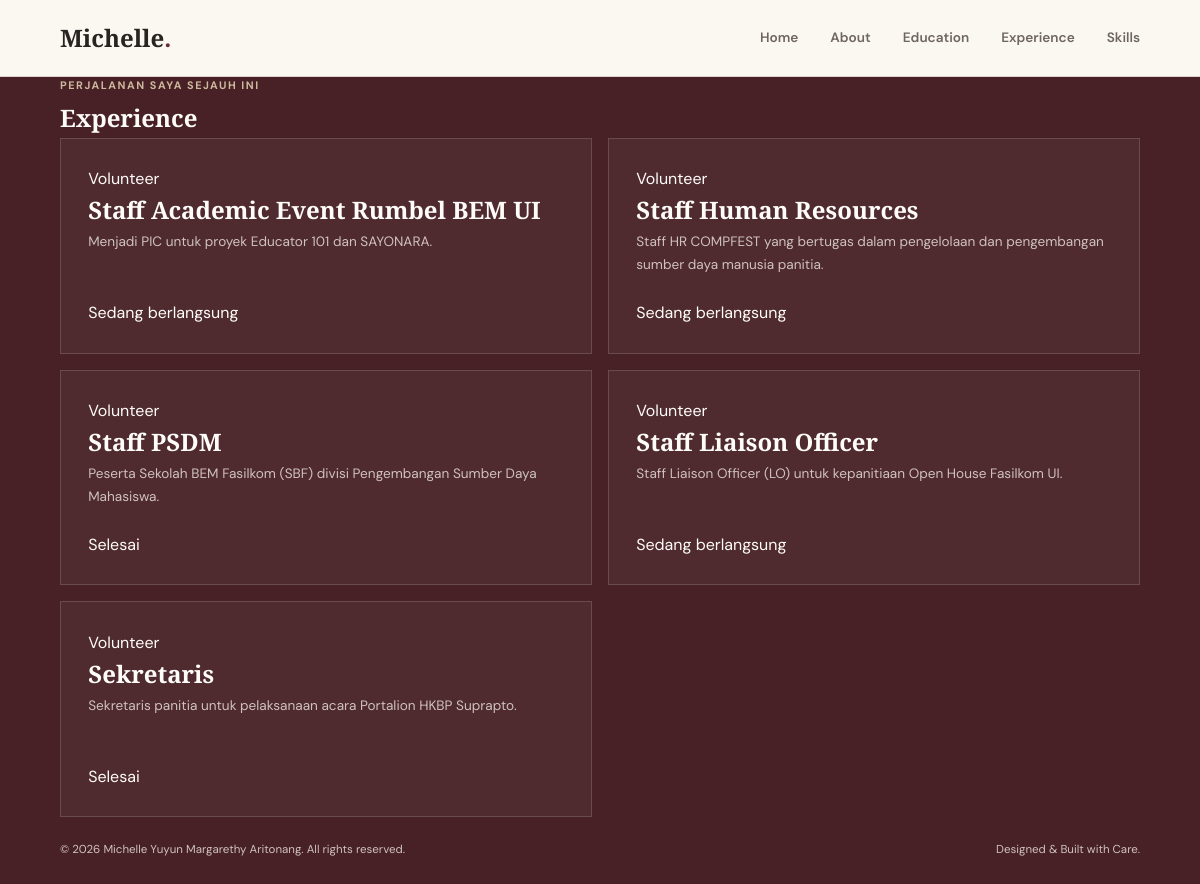
The app's page /experience/ with its own data.
### main/models.py (models this page shows, shortened)
class Experience(models.Model):
    EXPERIENCE_CHOICES = [
        ('internship', 'Internship'),
        ('research', 'Research'),
        ('volunteer', 'Volunteer'),
        ('part-time', 'Part-Time'),
        ('full-time', 'Full-Time'),
        ('freelance', 'Freelance'),
    ]
    id = models.UUIDField(primary_key=True, default=uuid.uuid4, editable=False)
    title = models.CharField(max_length=255)
    description = models.TextField()
    category = models.CharField(max_length=20, choices=EXPERIENCE_CHOICES, default='full-time')
    thumbnail = models.URLField(blank=True, null=True)
    started_at = models.DateTimeField(auto_now_add=True)
    ended_at = models.DateTimeField(blank=True, null=True)
    @property
    def is_ongoing(self):
        return self.ended_at is None

### main/views.py (the view)
# urls.py: path('experience/', show_experience, name='show_experience'),
def show_experience(request):
    context = {
        "name": "Michelle Yuyun Margarethy Aritonang",
        "experience_list": Experience.objects.all(),
    }
    return render(request, "experience.html", context)

### main/templates/experience.html (shortened to what this page needs)
{% load static %}
<!DOCTYPE html>
<html lang="en">
<head>
    <link rel="stylesheet" href="{% static 'css/style.css' %}">
</head>
<body>
    <header class="site-header">
        <div class="container nav-container">
            <a href="{% url 'main:show_main' %}" class="brand">
                Michelle<span>.</span>
            </a>
            <nav class="nav-links">
                <a href="{% url 'main:show_main' %}">Home</a>
                <a href="{% url 'main:show_main' %}#about">About</a>
                <a href="{% url 'main:show_main' %}#education">Education</a>
                <a href="{% url 'main:show_experience' %}">Experience</a>
                <a href="{% url 'main:show_main' %}#skills">Skills</a>
            </nav>
        </div>
    </header>
    <main>
        <section class="experience-section" id="experience">
            <div class="container">
                <p class="section-kicker">Perjalanan saya sejauh ini</p>
                <h1>Experience</h1>
                <div class="experience-grid">
                    {% for experience in experience_list %}
                        <article class="experience-card">
                            <span class="experience-category">
                                {{ experience.get_category_display }}
                            </span>
                            <h2>{{ experience.title }}</h2>
                            <p class="experience-description">
                                {{ experience.description }}
                            </p>
                            {% if experience.is_ongoing %}
                                <p class="experience-status">Sedang berlangsung</p>
                            {% else %}
                                <p class="experience-status">Selesai</p>
                            {% endif %}
                        </article>
                    {% empty %}
                        <p class="empty-state">
                            Belum ada pengalaman yang ditambahkan.
                        </p>
                    {% endfor %}
                </div>
            </div>
        </section>
    </main>
    <footer class="site-footer">
        <div class="container footer-content">
            <p>&copy; 2026 {{ name }}. All rights reserved.</p>
            <p>Designed & Built with Care.</p>
        </div>
    </footer>
</body>
</html>

### main/static/css/style.css (style rules this page uses)
* { margin: 0; padding: 0; box-sizing: border-box; }
:root { --bg: #fbf7f1; --bg-soft: #f4eee6; --white: #fffdf9; --text: #292321; --text-soft: #6f6660; --brown: #4a302b; --burgundy: #642f35; --burgundy-dark: #482126; --gold: #a68b68; --line: #ded3c8; --radius-lg: 24px; --radius-md: 14px; --shadow: 0 18px 45px rgba(57, 39, 32, 0.08); }
html { scroll-behavior: smooth; }
body { font-family: "DM Sans", sans-serif; background-color: var(--bg); color: var(--text); line-height: 1.6; }
a { color: inherit; }
.container { width: min(1120px, 90%); margin: 0 auto; }
h1, h2, h3, .brand { font-family: "Playfair Display", serif; }
h1, h2, h3, p { margin-top: 0; }
.section-kicker, .eyebrow, .hero-role, .date-label, .experience-type, .skill-category-label { letter-spacing: 0.14em; }
.site-header { position: sticky; top: 0; z-index: 100; background: rgba(251, 247, 241, 0.92); backdrop-filter: blur(12px); border-bottom: 1px solid var(--line); }
.nav-container { min-height: 76px; display: flex; justify-content: space-between; align-items: center; }
.brand { font-size: 1.5rem; font-weight: 700; text-decoration: none; }
.brand span { color: var(--burgundy); }
.nav-links { display: flex; align-items: center; gap: 2rem; }
.nav-links a { position: relative; text-decoration: none; font-size: 0.85rem; font-weight: 600; color: var(--text-soft); transition: color 0.2s ease; }
.nav-links a::after { content: ""; position: absolute; left: 0; bottom: -6px; width: 0; height: 1px; background: var(--burgundy); transition: width 0.2s ease; }
.section-kicker { margin-bottom: 0.3rem; color: var(--gold); font-size: 0.68rem; font-weight: 700; text-transform: uppercase; }
.experience-section { background: var(--burgundy-dark); color: var(--white); }
.experience-section .section-kicker { color: #cdb99d; }
.experience-grid { display: grid; grid-template-columns: repeat(2, 1fr); gap: 1rem; }
.experience-card { padding: 1.7rem; background: rgba(255, 255, 255, 0.04); border: 1px solid rgba(255, 255, 255, 0.15); transition: transform 0.25s ease, background-color 0.25s ease; }
.experience-description { min-height: 70px; color: #cfc2bd; font-size: 0.85rem; line-height: 1.7; }
.site-footer { padding: 1.5rem 0; background: var(--burgundy-dark); color: #cfc2bd; font-size: 0.72rem; }
.footer-content { display: flex; justify-content: space-between; gap: 1rem; }

### records on screen
Experience: category "Volunteer", title "Staff Academic Event Rumbel BEM UI", description "Menjadi PIC untuk proyek Educator 101 dan SAYONARA.", shows "Sedang berlangsung"
Experience: category "Volunteer", title "Staff Human Resources", description "Staff HR COMPFEST yang bertugas dalam pengelolaan dan pengembangan sumber daya manusia panitia.", shows "Sedang berlangsung"
Experience: category "Volunteer", title "Staff PSDM", description "Peserta Sekolah BEM Fasilkom (SBF) divisi Pengembangan Sumber Daya Mahasiswa.", shows "Selesai"
Experience: category "Volunteer", title "Staff Liaison Officer", description "Staff Liaison Officer (LO) untuk kepanitiaan Open House Fasilkom UI.", shows "Sedang berlangsung"
Experience: category "Volunteer", title "Sekretaris", description "Sekretaris panitia untuk pelaksanaan acara Portalion HKBP Suprapto.", shows "Selesai"

### other values on screen
{{ name }} "Michelle Yuyun Margarethy Aritonang"
